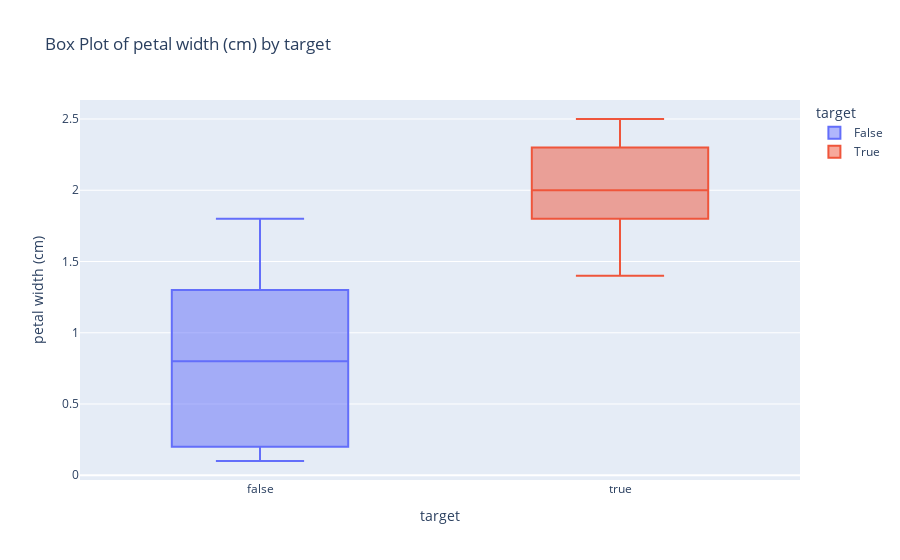

Notebook cell for this chart:
### Code cell
fig_boxplot = px.box(df, x="target", y="petal width (cm)", title="Box Plot of petal width (cm) by target",
                     color='target'  # Set box color based on Species
                    )

# Update layout
fig_boxplot.update_layout(xaxis_title="target", yaxis_title="petal width (cm)",)

# Show the box plot
fig_boxplot.show()

### Figure 1 — Plotly figure (JSON) as saved in the notebook; plotly's stock layout.template omitted (floating-point values rounded to 4 significant figures)
{"data": [{"alignmentgroup": "True", "hovertemplate": "target=%{x}<br>petal width (cm)=%{y}<extra></extra>", "legendgroup": "False", "marker": {"color": "#636efa"}, "name": "False", "notched": false, "offsetgroup": "False", "orientation": "v", "showlegend": true, "type": "box", "x": [false, false, false, false, false, false, false, false, false, false, false, false, false, false, false, false, false, false, false, false, false, false, false, false, false, false, false, false, false, false, false, false, false, false, false, false, false, false, false, false, false, false, false, false, false, false, false, false, false, false, false, false, false, false, false, false, false, false, false, false, false, false, false, false, false, false, false, false, false, false, false, false, false, false, false, false, false, false, false, false, false, false, false, false, false, false, false, false, false, false, false, false, false, false, false, false, false, false, false, false], "x0": " ", "xaxis": "x", "y": [0.2, 0.2, 0.2, 0.2, 0.2, 0.4, 0.3, 0.2, 0.2, 0.1, 0.2, 0.2, 0.1, 0.1, 0.2, 0.4, 0.4, 0.3, 0.3, 0.3, 0.2, 0.4, 0.2, 0.5, 0.2, 0.2, 0.4, 0.2, 0.2, 0.2, 0.2, 0.4, 0.1, 0.2, 0.2, 0.2, 0.2, 0.1, 0.2, 0.2, 0.3, 0.3, 0.2, 0.6, 0.4, 0.3, 0.2, 0.2, 0.2, 0.2, 1.4, 1.5, 1.5, 1.3, 1.5, 1.3, 1.6, 1, 1.3, 1.4, 1, 1.5, 1, 1.4, 1.3, 1.4, 1.5, 1, 1.5, 1.1, 1.8, 1.3, 1.5, 1.2, 1.3, 1.4, 1.4, 1.7, 1.5, 1, 1.1, 1, 1.2, 1.6, 1.5, 1.6, 1.5, 1.3, 1.3, 1.3, 1.2, 1.4, 1.2, 1, 1.3, 1.2, 1.3, 1.3, 1.1, 1.3], "y0": " ", "yaxis": "y"}, {"alignmentgroup": "True", "hovertemplate": "target=%{x}<br>petal width (cm)=%{y}<extra></extra>", "legendgroup": "True", "marker": {"color": "#EF553B"}, "name": "True", "notched": false, "offsetgroup": "True", "orientation": "v", "showlegend": true, "type": "box", "x": [true, true, true, true, true, true, true, true, true, true, true, true, true, true, true, true, true, true, true, true, true, true, true, true, true, true, true, true, true, true, true, true, true, true, true, true, true, true, true, true, true, true, true, true, true, true, true, true, true, true], "x0": " ", "xaxis": "x", "y": [2.5, 1.9, 2.1, 1.8, 2.2, 2.1, 1.7, 1.8, 1.8, 2.5, 2, 1.9, 2.1, 2, 2.4, 2.3, 1.8, 2.2, 2.3, 1.5, 2.3, 2, 2, 1.8, 2.1, 1.8, 1.8, 1.8, 2.1, 1.6, 1.9, 2, 2.2, 1.5, 1.4, 2.3, 2.4, 1.8, 1.8, 2.1, 2.4, 2.3, 1.9, 2.3, 2.5, 2.3, 1.9, 2, 2.3, 1.8], "y0": " ", "yaxis": "y"}], "layout": {"boxmode": "overlay", "legend": {"title": {"text": "target"}, "tracegroupgap": 0}, "title": {"text": "Box Plot of petal width (cm) by target"}, "xaxis": {"anchor": "y", "categoryarray": [false, true], "categoryorder": "array", "domain": [0, 1], "title": {"text": "target"}}, "yaxis": {"anchor": "x", "domain": [0, 1], "title": {"text": "petal width (cm)"}}}}
